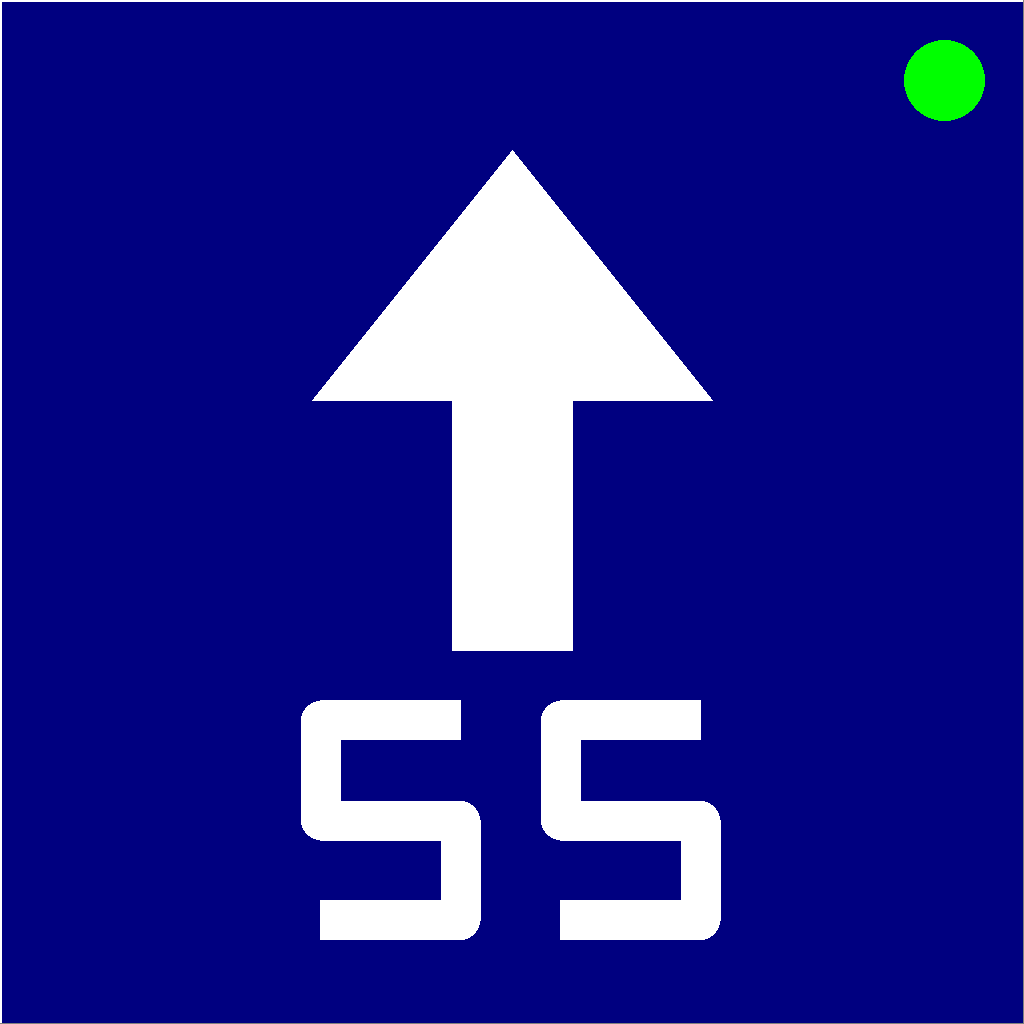

The Python source for this figure:
import os
from PIL import Image, ImageDraw

def create_icon():
    # Configuration
    size = 1024
    bg_color = (0, 0, 128)  # Deep Navy #000080
    white = (255, 255, 255)
    dark_gray = (128, 128, 128)
    green = (0, 255, 0)
    
    # Create image
    img = Image.new('RGB', (size, size), bg_color)
    draw = ImageDraw.Draw(img)
    
    # 1. Raised border effect (Win98 style)
    # Top and Left: White
    draw.line([(0, 0), (size, 0)], fill=white, width=2)
    draw.line([(0, 0), (0, size)], fill=white, width=2)
    # Bottom and Right: Dark Gray
    draw.line([(0, size-1), (size, size-1)], fill=dark_gray, width=2)
    draw.line([(size-1, 0), (size-1, size)], fill=dark_gray, width=2)
    
    # 2. Large white upward-pointing arrow
    # Center: 512, 400 (roughly)
    # Arrow head (triangle)
    head_points = [
        (size // 2, 150),           # Top tip
        (size // 2 - 200, 400),     # Bottom left of head
        (size // 2 + 200, 400)      # Bottom right of head
    ]
    draw.polygon(head_points, fill=white)
    
    # Arrow stem (rectangle)
    stem_width = 120
    draw.rectangle([
        (size // 2 - stem_width // 2, 400),
        (size // 2 + stem_width // 2, 650)
    ], fill=white)
    
    # 3. 'SS' text below the arrow
    # Since we can't use external fonts and default is tiny, we'll draw 'SS' using shapes
    def draw_s(x_offset, y_offset, scale=1.0):
        # Drawing an 'S' shape using a thick line
        w, h = 140 * scale, 200 * scale
        t = 40 * scale # thickness
        # Points for 'S'
        points = [
            (x_offset + w, y_offset),               # Top right
            (x_offset, y_offset),                   # Top left
            (x_offset, y_offset + h//2),            # Middle left
            (x_offset + w, y_offset + h//2),        # Middle right
            (x_offset + w, y_offset + h),           # Bottom right
            (x_offset, y_offset + h)                # Bottom left
        ]
        draw.line(points, fill=white, width=int(t), joint="curve")

    # Draw two 'S's
    draw_s(320, 720)
    draw_s(560, 720)
    
    # 4. Small green dot in top-right corner
    dot_radius = 40
    dot_margin = 80
    draw.ellipse([
        (size - dot_margin - dot_radius, dot_margin - dot_radius),
        (size - dot_margin + dot_radius, dot_margin + dot_radius)
    ], fill=green)
    
    # Save the file
    output_path = os.path.join(os.path.dirname(__file__), 'icon.png')
    img.save(output_path)
    print(f"Icon saved to {output_path}")

if __name__ == "__main__":
    create_icon()
